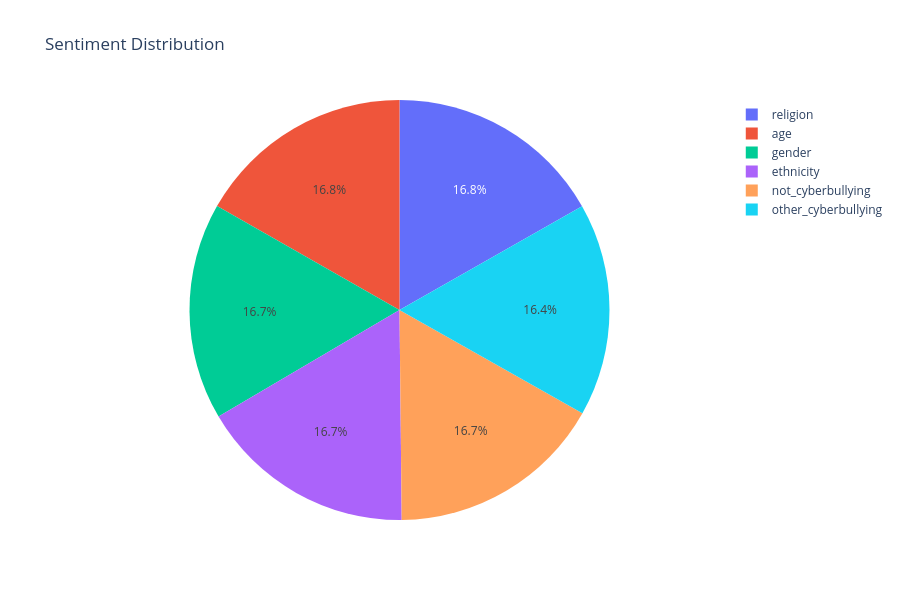

This figure's notebook cell:
### Markdown cell above
Inference : Well-balanced classes, hence no action required.

### Code cell
#Plotting pie chart to see distribution of each sentiment
import plotly.express as px

fig = px.pie(data, names='sentiment', title='Sentiment Distribution')
fig.update_layout(width=900, height=600)
fig.show()

### Figure 1 — Plotly figure (JSON) as saved in the notebook; plotly's stock layout.template omitted (floating-point values rounded to 4 significant figures; data arrays with more than 128 entries replaced by an {"elided": "..."} marker saying what was removed)
{"data": [{"domain": {"x": [0, 1], "y": [0, 1]}, "hovertemplate": "sentiment=%{label}<extra></extra>", "labels": {"elided": "47692 str values"}, "legendgroup": "", "name": "", "showlegend": true, "type": "pie"}], "layout": {"height": 600, "legend": {"tracegroupgap": 0}, "title": {"text": "Sentiment Distribution"}, "width": 900}}
